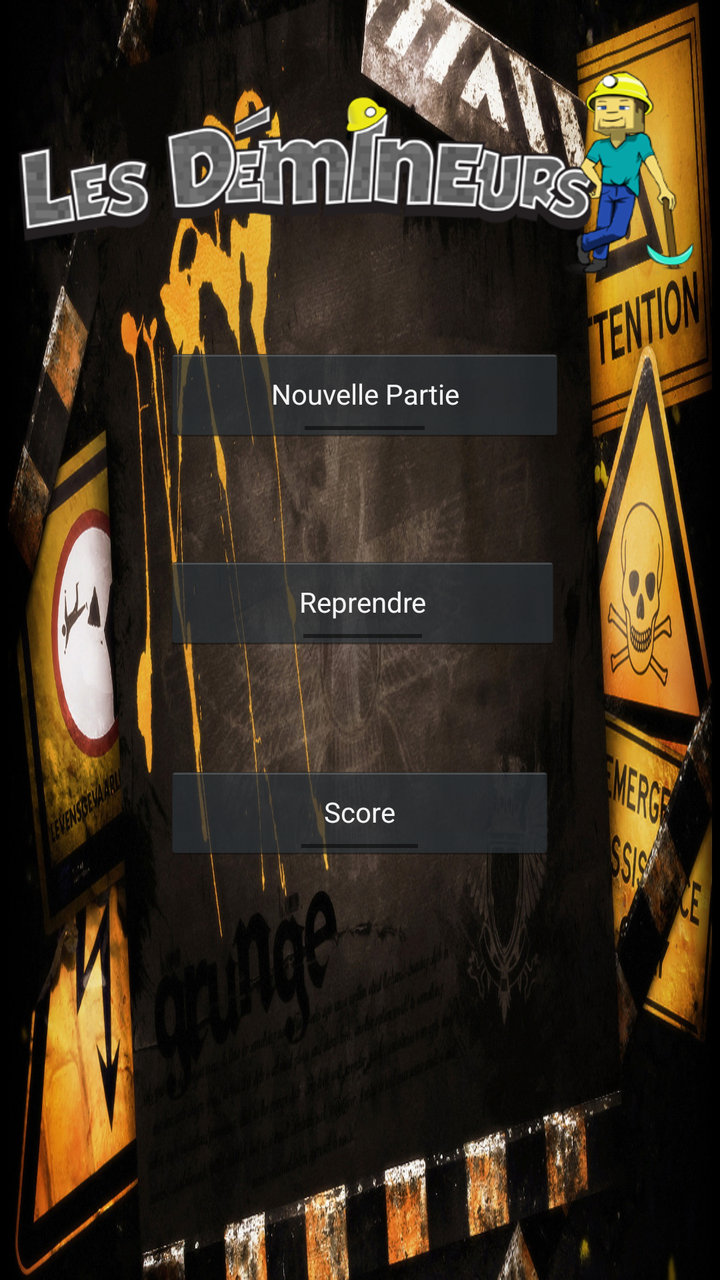
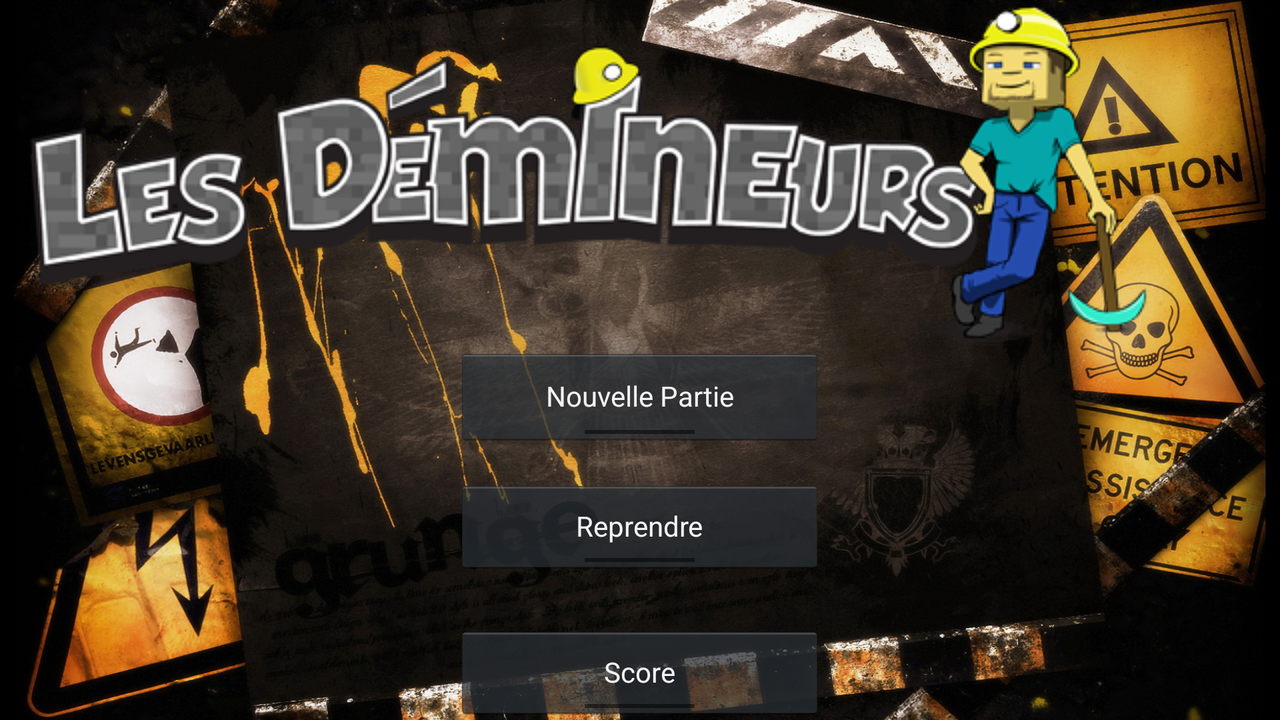

Two renders of one Android screen. The first uses the default layout on a phone; the second uses the alternative layout the repository ships for a different screen configuration, on a matching device. The two XML files are below.
<!-- AndroidManifest.xml: application theme AppTheme -->
<!-- res/layout/activity_home.xml -->
<?xml version="1.0" encoding="utf-8"?>
<RelativeLayout xmlns:android="http://schemas.android.com/apk/res/android"
    xmlns:tools="http://schemas.android.com/tools"
    android:layout_width="match_parent"
    android:layout_height="match_parent"
    tools:context="com.example.combo.demineur.HomeActivity"
    android:background="@drawable/backgrund">

    <ImageView
        android:layout_width="wrap_content"
        android:layout_height="wrap_content"
        android:layout_centerHorizontal="true"
        android:src="@drawable/home_logo_demineur"
        android:contentDescription="@string/todo"
        android:id="@+id/imageView" />

    <Button
        android:id="@+id/button"
        style="@android:style/Widget.Holo.Button.Toggle"
        android:layout_width="200dp"
        android:layout_height="wrap_content"
        android:layout_alignLeft="@+id/button2"
        android:layout_alignStart="@+id/button2"
        android:layout_below="@+id/imageView"
        android:text="Nouvelle Partie"
        tools:ignore="MissingConstraints"
        tools:layout_editor_absoluteX="92dp"
        tools:layout_editor_absoluteY="192dp" />

    <Button
        android:id="@+id/button2"
        style="@android:style/Widget.Holo.Button.Toggle"
        android:layout_width="198dp"
        android:layout_height="wrap_content"
        android:layout_alignLeft="@+id/button3"
        android:layout_alignStart="@+id/button3"
        android:layout_below="@+id/button"
        android:layout_marginTop="56dp"
        android:text="Reprendre"
        tools:ignore="MissingConstraints"
        tools:layout_editor_absoluteX="93dp"
        tools:layout_editor_absoluteY="272dp" />

    <Button
        android:id="@+id/button3"
        style="@android:style/Widget.Holo.Button.Toggle"
        android:layout_width="195dp"
        android:layout_height="wrap_content"
        android:layout_below="@+id/button2"
        android:layout_centerHorizontal="true"
        android:layout_marginTop="57dp"
        android:text="@string/score"
        tools:ignore="HardcodedText,MissingConstraints"
        tools:layout_editor_absoluteX="95dp"
        tools:layout_editor_absoluteY="352dp" />

</RelativeLayout>
<!-- resources referenced by this layout -->
<resources>
  <!-- drawable backgrund: jpg bitmap (drawable, 633979 bytes) -->
  <!-- drawable home_logo_demineur: png bitmap (drawable, 65507 bytes) -->
  <string name="score">Score</string>
  <string name="todo">TODO</string>
  <style name="AppTheme" parent="Theme.AppCompat.Light.NoActionBar">
          
          <item name="colorPrimary">@color/colorPrimary</item>
          <item name="colorPrimaryDark">@color/colorPrimaryDark</item>
          <item name="colorAccent">@color/colorAccent</item>
      </style>
  <color name="colorPrimary">#3f51b5</color>
  <color name="colorPrimaryDark">#303F9F</color>
  <color name="colorAccent">#FF4081</color>
</resources>
<!-- res/layout-land/activity_home.xml (the repository's variant of the layout above) -->
<!-- drawn on the phone turned sideways -->
<?xml version="1.0" encoding="utf-8"?>

<RelativeLayout xmlns:android="http://schemas.android.com/apk/res/android"
    xmlns:tools="http://schemas.android.com/tools"
    android:layout_width="match_parent"
    android:layout_height="match_parent"
    tools:context="com.example.combo.demineur.HomeActivity"
    android:background="@drawable/backgrund">

    <ImageView
        android:id="@+id/imageView"
        android:layout_width="wrap_content"
        android:layout_height="wrap_content"
        android:layout_alignParentLeft="true"
        android:layout_alignParentStart="true"
        android:layout_alignParentTop="true"
        android:contentDescription="@string/todo"
        android:src="@drawable/home_logo_demineur" />

    <Button
        android:id="@+id/button"
        style="@android:style/Widget.Holo.Button.Toggle"
        android:layout_width="185dp"
        android:layout_height="50dp"
        android:layout_alignLeft="@+id/button2"
        android:layout_alignStart="@+id/button2"
        android:layout_below="@+id/imageView"
        android:text="Nouvelle Partie"
        tools:ignore="MissingConstraints"
        tools:layout_editor_absoluteX="92dp"
        tools:layout_editor_absoluteY="192dp" />

    <Button
        android:id="@+id/button2"
        style="@android:style/Widget.Holo.Button.Toggle"
        android:layout_width="185dp"
        android:layout_height="wrap_content"
        android:layout_alignLeft="@+id/button3"
        android:layout_alignStart="@+id/button3"
        android:layout_below="@+id/button"
        android:layout_marginTop="16dp"
        android:text="Reprendre"
        tools:ignore="MissingConstraints"
        tools:layout_editor_absoluteX="93dp"
        tools:layout_editor_absoluteY="272dp" />

    <Button
        android:id="@+id/button3"
        style="@android:style/Widget.Holo.Button.Toggle"
        android:layout_width="185dp"
        android:layout_height="wrap_content"
        android:layout_alignParentBottom="true"
        android:layout_centerHorizontal="true"
        android:text="@string/score"
        tools:ignore="HardcodedText,MissingConstraints"
        tools:layout_editor_absoluteX="95dp"
        tools:layout_editor_absoluteY="352dp" />

</RelativeLayout>
